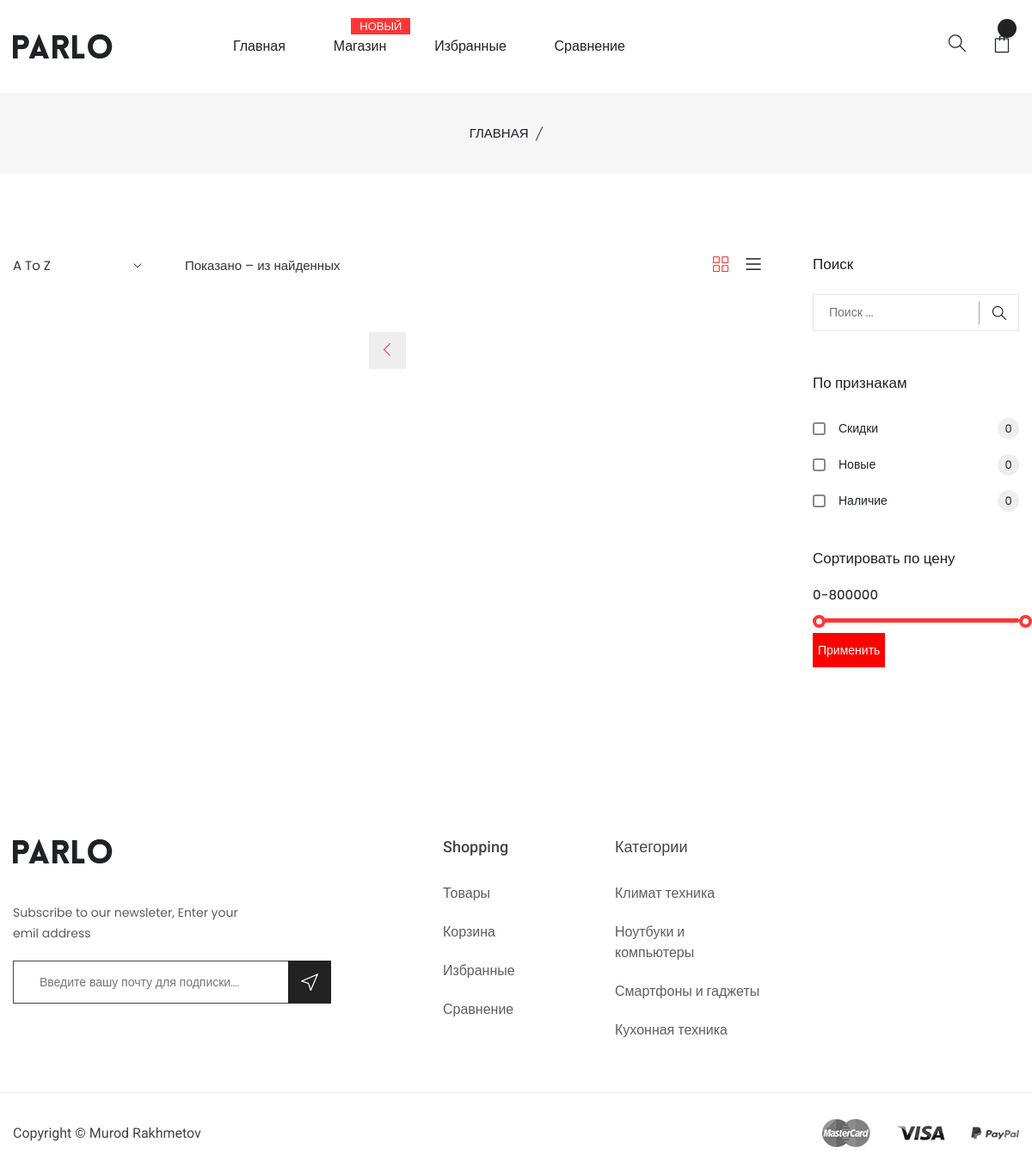
Page /catalog/ on the committed database.
### main/models.py (models this page shows, shortened)
class Category(models.Model):
    title = models.CharField(max_length=200, blank=True)
    parent = models.ForeignKey("Category", on_delete=models.CASCADE, null=True, blank=True)
    level = models.IntegerField(blank=True, default=0)
    good_count = models.IntegerField(blank=True, default=0)
    sub_category_count = models.IntegerField(blank=True, default=0)
    logo = models.ImageField(upload_to='upload', blank=True)

### main/views.py (the view)
# urls.py: path('catalog/', catalogHandler),
def catalogHandler(request):
    categories = Category.objects.all()
    new_cart = None
    cart_items = []
    user_session_id = request.session.session_key
    if user_session_id:
        open_carts = Cart.objects.filter(session_id=user_session_id).filter(status=0)
        if open_carts:
            new_cart = open_carts[0]
            cart_items = CartItem.objects.filter(cart__id=new_cart.id).filter(status=0)
    return render(request, 'catalog.html', {
        'categories': categories,
        'new_cart': new_cart,
        'cart_items': cart_items,
    })

### templates/catalog.html (shortened to what this page needs)
{% extends 'base.html' %}
{% block content %}
    <div class="breadcrumb-area pt-35 pb-35 bg-gray">
        <div class="container">
            <div class="breadcrumb-content text-center">
                <ul>
                    <li>
                        <a href="/">Главная</a>
                    </li>
                </ul>
            </div>
        </div>
    </div>
    <div class="shop-area pt-95 pb-100">
        <div class="container">
            <div class="row">
                <div class="col-lg-9">
                    <div class="shop-top-bar">
                        <div class="select-shoing-wrap">
                            <form action="/catalog/{{ active_category.id }}/" method="GET">
                                <div class="shop-select">
                                    <select name="order_by">
                                        <option type="submit" value="title">A to Z</option>
                                    </select>
                                </div>
                            </form>
                            <p>Показано {{ start }} – {{ stop }} из {{ total }} найденных</p>
                        </div>
                        <div class="shop-tab nav">
                            <a class="active" href="#shop-1" data-toggle="tab">
                                <i class="sli sli-grid"></i>
                            </a>
                            <a href="#shop-2" data-toggle="tab">
                                <i class="sli sli-menu"></i>
                            </a>
                        </div>
                    </div>
                    <div class="shop-bottom-area mt-35">
                        <div class="pro-pagination-style text-center mt-30">
                            <ul>
                                {% if current_page != 1 %}
                                    <li><a class="prev" href="/catalog/{{ active_category.id }}?page= {{ prev_page }}"><i class="sli sli-arrow-left"></i></a></li>
                                {% endif %}
                            </ul>
                        </div>
                    </div>
                </div>
                <div class="col-lg-3">
                    <div class="sidebar-style ml-30">
                        <form class="" action="/catalog/{{ active_category.id }}">
                        <div class="sidebar-widget">
                            <h4 class="pro-sidebar-title">Поиск </h4>
                            <div class="pro-sidebar-search mb-50 mt-25">
                                <div class="pro-sidebar-search-form">
                                    <input name="q" type="text" placeholder="Поиск ..."{% if q %} value="{{ q }}" {% endif %}>
                                    <button>
                                        <i class="sli sli-magnifier"></i>
                                    </button>
                                </div>
                            </div>
                        </div>
                        <div class="sidebar-widget">
                            <h4 class="pro-sidebar-title"> По признакам  </h4>
                            <div class="sidebar-widget-list mt-30">
                                <ul>
                                    <li>
                                        <div class="sidebar-widget-list-left">
                                            <input type="checkbox" name="is_discount" {% if is_discount %} checked {% endif %} value="1"> <a href="#"> Скидки <span> 0 </span> </a>
                                            <span class="checkmark"></span>
                                        </div>
                                    </li>
                                    <li>
                                        <div class="sidebar-widget-list-left">
                                            <input type="checkbox" name="is_new" {% if is_new %} checked {% endif %} value="1"> <a href="#">Новые<span>0</span></a>
                                            <span class="checkmark"></span>
                                        </div>
                                    </li>
                                    <li>
                                        <div class="sidebar-widget-list-left">
                                            <input type="checkbox" name="stock" {% if stock %} checked {% endif %} value="1"> <a href="#">Наличие<span>0</span> </a>
                                            <span class="checkmark"></span>
                                        </div>
                                    </li>
                                </ul>
                            </div>
                        </div>
                        <div class="sidebar-widget mt-45">
                            <h4 class="pro-sidebar-title">Сортировать по цену</h4>
                            <div class="price-filter mt-10">
                                <div class="price-slider-amount">
                                    <input type="text" id="amount" name="price"  placeholder="Введите вашу цену" />
                                </div>
                                <div id="slider-range"></div>
                            </div>
                        </div>
                            <button style="background-color: red; color: white; border: 0; height: 40px;"> Применить </button>
                        </form>
                    </div>
                </div>
            </div>
        </div>
    </div>
{% endblock %}

### templates/base.html (shortened to what this page needs)
<!doctype html>
<html class="no-js" lang="zxx">
<head>
    <link rel="stylesheet" href="/static/css/bootstrap.min.css">
    <link rel="stylesheet" href="/static/css/icons.min.css">
    <link rel="stylesheet" href="/static/css/plugins.css">
    <link rel="stylesheet" href="/static/css/style.css">
</head>
<body>
<div class="wrapper">
    <header class="header-area sticky-bar">
        <div class="main-header-wrap">
            <div class="container">
                <div class="row">
                    <div class="col-xl-2 col-lg-2">
                        <div class="logo pt-40">
                            <a href="/">
                                <img src="/static/img/logo/logo.png" alt="/">
                            </a>
                        </div>
                    </div>
                    <div class="col-xl-7 col-lg-7 ">
                        <div class="main-menu">
                            <nav>
                                <ul>
                                    <li class="angle-shape"><a href="/">Главная </a>
                                    </li>
                                    <li class="angle-shape"><a href="#"> Магазин <span> новый </span> </a>
                                    </li>
                                    <li><a href="/wish/"> Избранные </a></li>
                                    <li><a href="/compare/"> Сравнение </a></li>
                                </ul>
                            </nav>
                        </div>
                    </div>
                    <div class="col-xl-3 col-lg-3">
                        <div class="header-right-wrap pt-40">
                            <div class="header-search">
                                <a class="search-active" href="#"><i class="sli sli-magnifier"></i></a>
                            </div>
                            <div class="cart-wrap">
                                <button class="icon-cart-active">
                                    <span class="icon-cart">
                                        <i class="sli sli-bag"></i>
                                        <span class="count-style">{{ new_cart.amount }}</span>
                                    </span>
                                </button>
                            </div>
                        </div>
                    </div>
                </div>
            </div>
        </div>
    </header>
    {% block content %}
    {% endblock %}
    <footer class="footer-area pt-100">
        <div class="container">
            <div class="footer-top-2 pb-20">
                <div class="row">
                    <div class="col-lg-4 col-md-4 col-sm-12 col-12">
                        <div class="footer-widget mb-40">
                            <a href="#"><img alt="" src="assets/img/logo/logo.png"></a>
                            <div class="subscribe-style mt-45">
                                <p>Subscribe to our newsleter, Enter your emil address</p>
                                <div id="mc_embed_signup" class="subscribe-form mt-20">
                                    <form class="validate subscribe-form-style" novalidate=""
                                          name="mc-embedded-subscribe-form" method="post" action="/cart/">
                                        <div id="mc_embed_signup_scroll" class="mc-form">
                                            <input class="email" type="email" required=""
                                                   placeholder="Введите вашу почту для подписки...." name="email"
                                                   value="">
                                            <div class="clear">
                                                <input id="mc-embedded-subscribe" class="button" type="submit"
                                                       name="subscribe" value="">
                                            </div>
                                        </div>
                                    </form>
                                </div>
                            </div>
                        </div>
                    </div>
                    <div class="col-lg-3 col-md-3 col-sm-4 col-6">
                        <div class="footer-widget mb-40 pl-100">
                            <div class="footer-title">
                                <h3>Shopping</h3>
                            </div>
                            <div class="footer-list">
                                <ul>
                                    <li><a href="/catalog/">Товары</a></li>
                                    <li><a href="/cart/">Корзина</a></li>
                                    <li><a href="/wish/">Избранные</a></li>
                                    <li><a href="/compare/">Сравнение</a></li>
                                </ul>
                            </div>
                        </div>
                    </div>
                    <div class="col-lg-2 col-md-2 col-sm-4 col-12">
                        <div class="footer-widget mb-40">
                            <div class="footer-title">
                                <h3>Категории</h3>
                            </div>
                            <div class="footer-list">
                                <ul>
                                    {% for cat in categories %}
                                    {% if not cat.parent %}
                                    <li><a href="/catalog/{{ cat.id }}/">{{ cat.title }}</a></li>
                                    {% endif %}
                                    {% endfor %}
                                </ul>
                            </div>
                        </div>
                    </div>
                </div>
            </div>
        </div>
        <div class="footer-bottom border-top-2 pt-30">
            <div class="container">
                <div class="row align-items-center">
                    <div class="col-lg-6 col-md-6 col-sm-6 col-12">
                        <div class="copyright-2 pb-30">
                            <p>Copyright © Murod Rakhmetov</p>
                        </div>
                    </div>
                    <div class="col-lg-6 col-md-6 col-sm-6 col-12">
                        <div class="payment-mathod-2 pb-30">
                            <a href="#"><img src="assets/img/icon-img/payment-2.png" alt=""></a>
                        </div>
                    </div>
                </div>
            </div>
        </div>
    </footer>
</body>
</html>

### static/css/plugins.css (style rules this page uses)
.ui-slider { position: relative; text-align: left; }
.ui-slider-horizontal { height: .8em; }
.ui-widget { font-family: Lucida Grande,Lucida Sans,Arial,sans-serif; font-size: 1.1em; }
.ui-widget-content { border: 1px solid #a6c9e2; background: #fcfdfd url("images/ui-bg_inset-hard_100_fcfdfd_1x100.png") 50% bottom repeat-x; color: #222222; }
.ui-corner-all, .ui-corner-top, .ui-corner-left, .ui-corner-tl { border-top-left-radius: 5px; }
.ui-corner-all, .ui-corner-top, .ui-corner-right, .ui-corner-tr { border-top-right-radius: 5px; }
.ui-corner-all, .ui-corner-bottom, .ui-corner-left, .ui-corner-bl { border-bottom-left-radius: 5px; }
.ui-corner-all, .ui-corner-bottom, .ui-corner-right, .ui-corner-br { border-bottom-right-radius: 5px; }

### rows in the picture
Category: title "Климат техника"
Category: title "Ноутбуки и компьютеры"
Category: title "Смартфоны и гаджеты"
Category: title "Кухонная техника"
